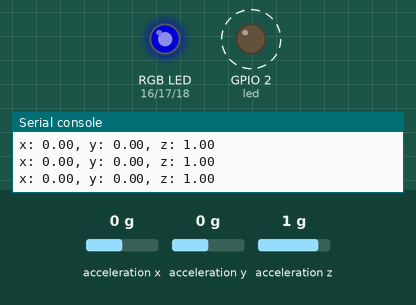
A program run on a simulated ESP32 board running MicroPython. Parts: an RGB LED mixed from three pins (HIGH = lit), output pins drawn as LEDs (lit = HIGH), the last lines printed to the serial console. Dashed ring = blinking. Inputs (shaded band) come from the test bench; at power-on: acceleration x 0 g, acceleration y 0 g, acceleration z 1 g. Dim RGB values are drawn brighter than linear.

Above: at 1.2 s.
1.3 s: acceleration x set to -1.4 g
At 1.9 s:
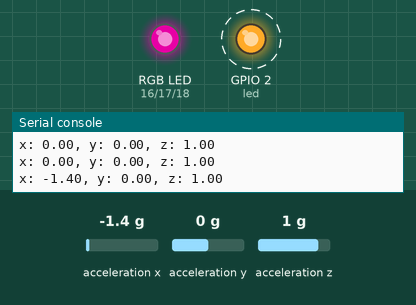
4.3 s: acceleration y set to -1.4 g
At 4.9 s:
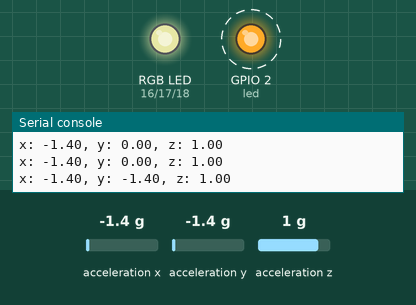
7.3 s: acceleration z set to -1.4 g
At 7.9 s:
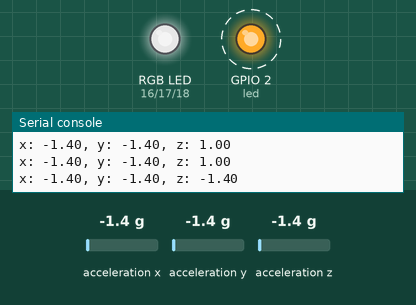
10.3 s: acceleration x set to -0.8 g
At 10.9 s:
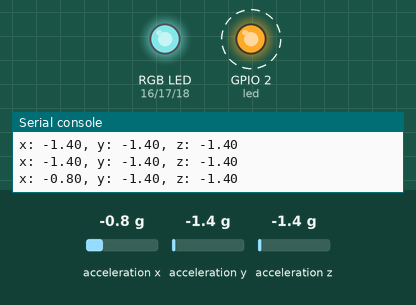
13.3 s: acceleration y set to -0.8 g
At 13.9 s:
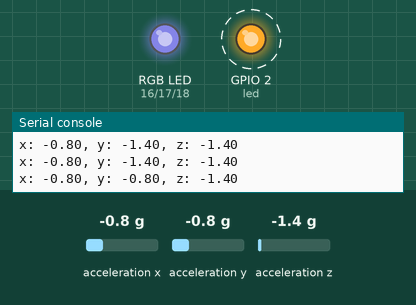
16.3 s: acceleration z set to -0.8 g
At 16.9 s:
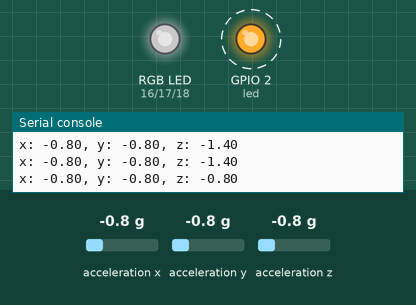
Timing chart, 0 to 20.3 s (numbered marks = the images above; inputs shaded):
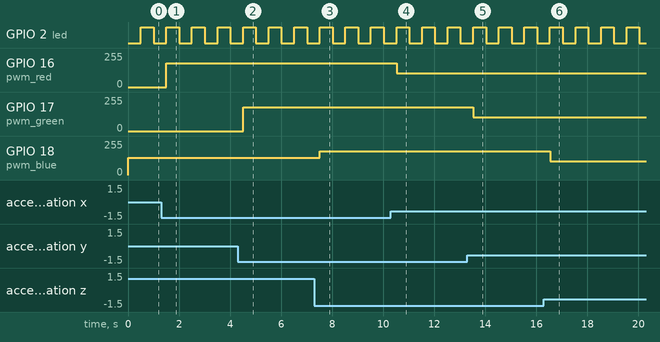

Measured:
- after the input at 1.3 s, GPIO 16 (pwm_red): 0/255 → 179/255 after 0.20 s
- after the input at 4.3 s, GPIO 17 (pwm_green): 0/255 → 179/255 after 0.21 s
- after the input at 7.3 s, GPIO 18 (pwm_blue): 128/255 → 179/255 after 0.22 s
- after the input at 10.3 s, GPIO 16 (pwm_red): 179/255 → 102/255 after 0.22 s
- after the input at 13.3 s, GPIO 17 (pwm_green): 179/255 → 102/255 after 0.23 s
- after the input at 16.3 s, GPIO 18 (pwm_blue): 179/255 → 102/255 after 0.24 s
- by itself, GPIO 2 (led): alternates HIGH for 0.50 s and LOW for 0.50 s

The program:

Acceleromter_Neopixel.py
```python
from machine import Pin, I2C, PWM
from time import sleep
import neopixel

i2c = I2C(1,scl=Pin(22),sda=Pin(21))
MPU6050_ADDR = 0x68
MPU6050_ACCEL_CONFIG = 0x1C
PWR_MGMT_1 = 0x6B
led = Pin(2, Pin.OUT)
pwm_red = PWM(16,freq=50)
pwm_green = PWM(17,freq=50)
pwm_blue = PWM(18,freq=50)

i2c.writeto(MPU6050_ADDR,bytearray([MPU6050_ACCEL_CONFIG,0x00]))
i2c.writeto(MPU6050_ADDR,bytearray([PWR_MGMT_1,0x00]))

counter = 0
while True:
    if counter%1 == 0:
        led.value(0)
    else:
        led.value(1)

    Accel_X = bytearray(2)
    i2c.writeto(MPU6050_ADDR,bytearray([0x3B]))
    Accel_X = i2c.readfrom(MPU6050_ADDR,2)
    if int.from_bytes(Accel_X,"big") > 32767:
        Accel_X = int.from_bytes(Accel_X,"big") - 65536
    else:
        Accel_X = int.from_bytes(Accel_X,"big")

    Accel_Y = bytearray(2)
    i2c.writeto(MPU6050_ADDR,bytearray([0x3D]))
    Accel_Y = i2c.readfrom(MPU6050_ADDR,2)
    if int.from_bytes(Accel_Y,"big") > 32767:
        Accel_Y = int.from_bytes(Accel_Y,"big") - 65536
    else:
        Accel_Y = int.from_bytes(Accel_Y,"big")

    Accel_Z = bytearray(2)
    i2c.writeto(MPU6050_ADDR,bytearray([0x3F]))
    Accel_Z = i2c.readfrom(MPU6050_ADDR,2)
    if int.from_bytes(Accel_Z,"big") > 32767:
        Accel_Z = int.from_bytes(Accel_Z,"big") - 65536
    else:
        Accel_Z = int.from_bytes(Accel_Z,"big")

    print("x: %4.2f, y: %4.2f, z: %4.2f" % ((Accel_X)/16384,(Accel_Y)/16384,(Accel_Z)/16384))

    pwm_red.duty_u16(abs(Accel_X*2))
    pwm_green.duty_u16(abs(Accel_Y*2))
    pwm_blue.duty_u16(abs(Accel_Z*2))

    sleep(0.5)
    counter += 0.5
```
